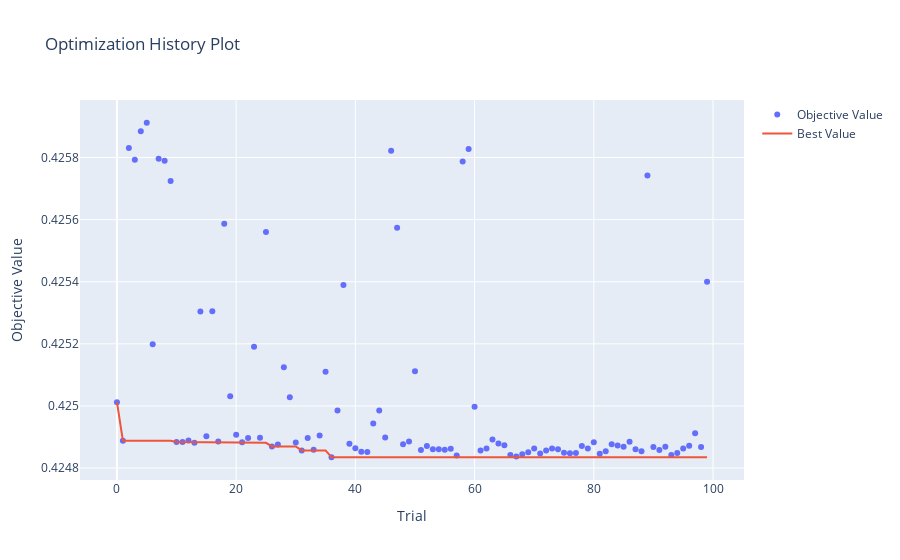

Notebook source saved alongside this figure:
### Code cell
# Optimization history plot
opt_history_fig = vis.plot_optimization_history(study)
opt_history_fig.show()
